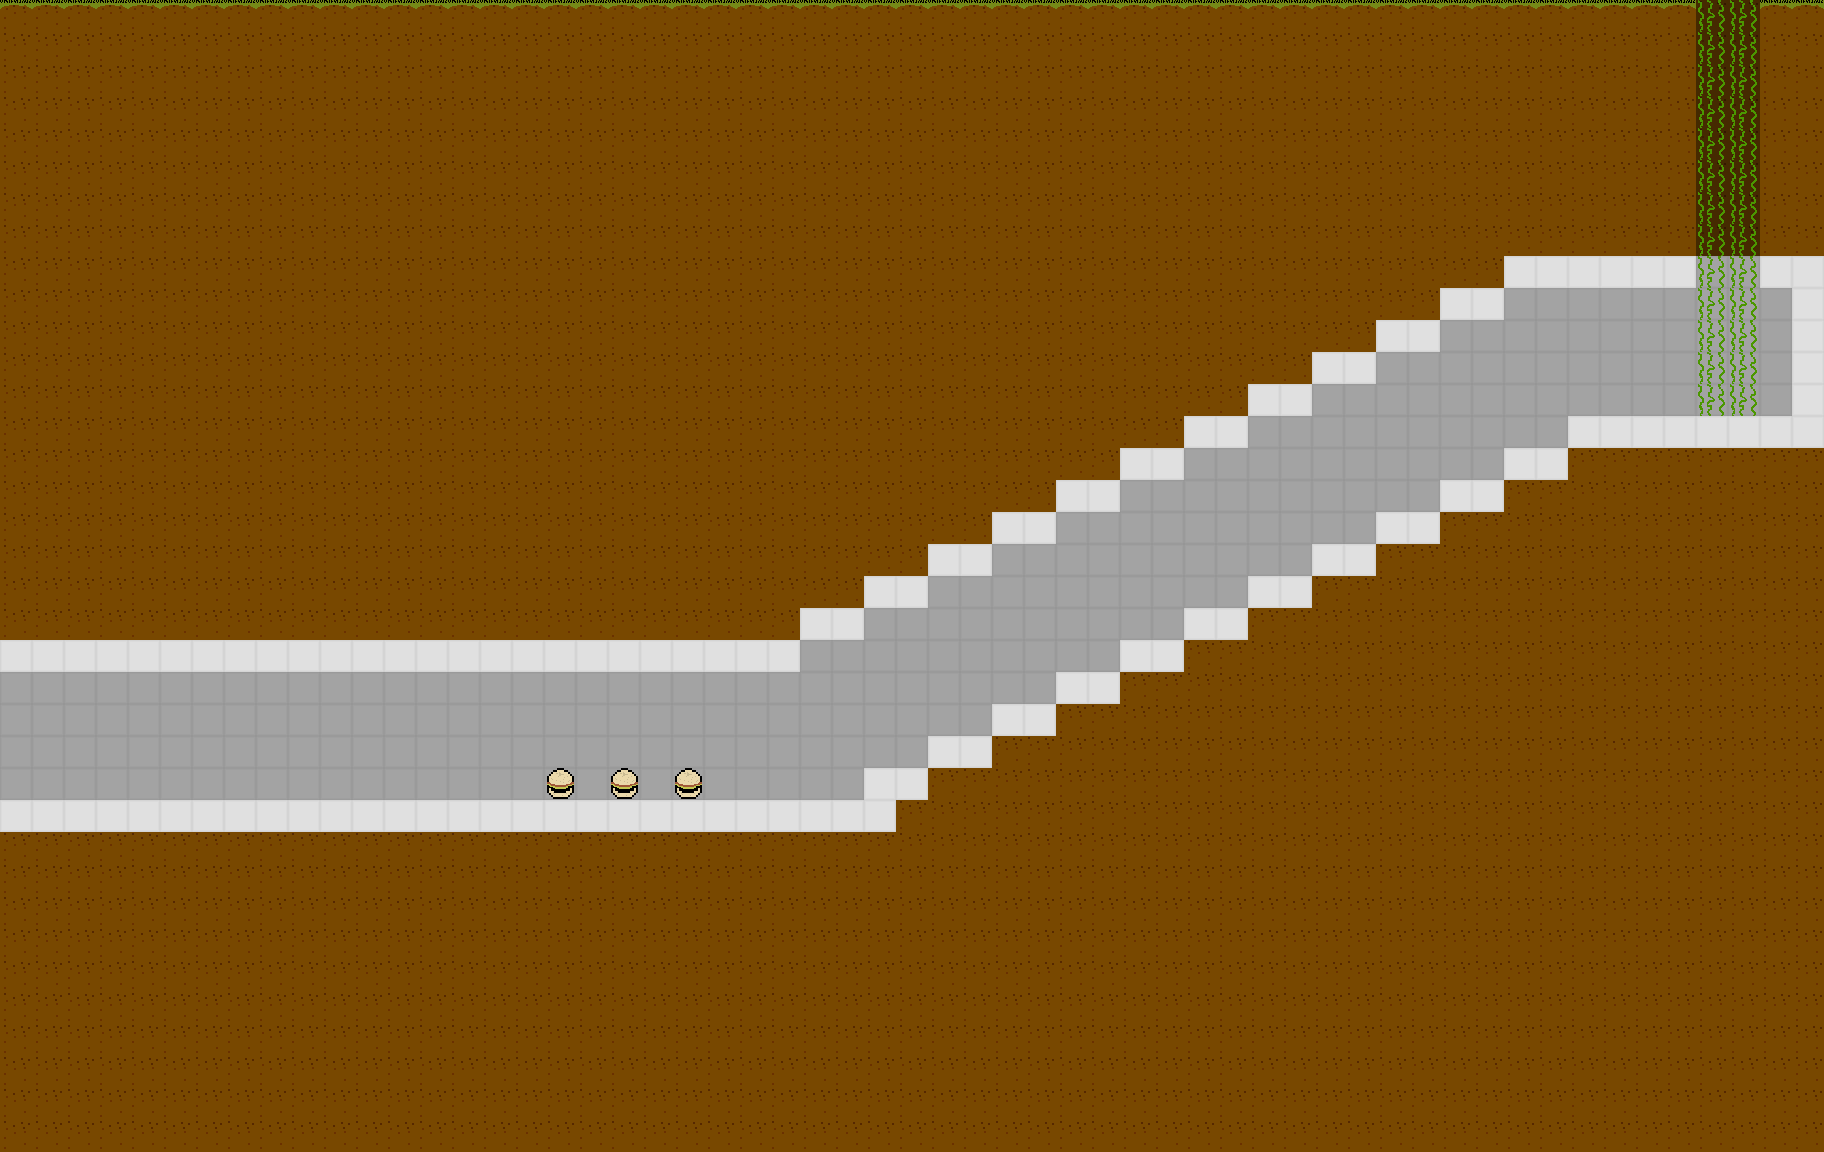

Below is a game level as drawn by its tile map, then a one-line description and the .tmx that defines it (tile-layer data replaced by summaries):
An orthogonal 57x36 tile map with 32x32 px tiles, 2 tile layers (background, collide).

<map version="1.0" orientation="orthogonal" width="57" height="36" tilewidth="32" tileheight="32">
 <tileset firstgid="1" name="tilemap" tilewidth="32" tileheight="32">
  <image source="../gfx/tilemap.png" width="320" height="64" />
 </tileset>
 <layer name="background" width="57" height="36">
  <data>[2052 cells, 1867 non-empty, 3 distinct tile ids]</data>
 </layer>
 <layer name="collide" width="57" height="36">
  <data>[2052 cells, 215 non-empty, 5 distinct tile ids]</data>
 </layer>
</map>
